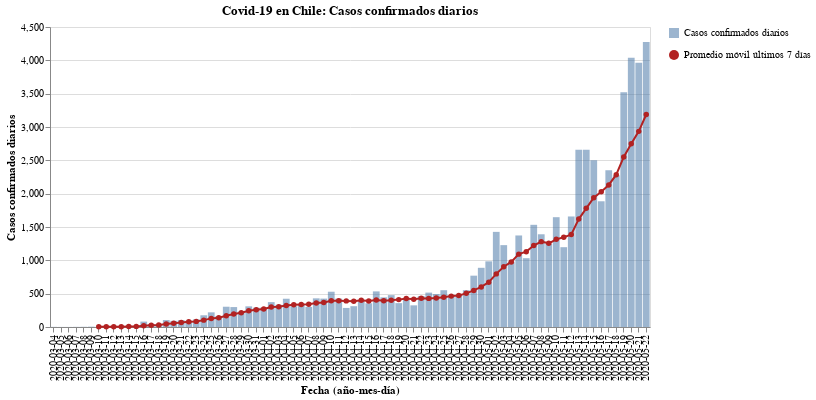

Notebook code for this chart:
### Code cell
#hide_input
bars = alt.Chart(new_cases).mark_bar(opacity=0.7).encode(
    x = alt.X('Dates:N', axis=alt.Axis(title='Fecha (año-mes-día)')),
    y = alt.Y('New_cases:Q', axis=alt.Axis(title='Casos confirmados diarios')),
    tooltip = ['Dates', 'New_cases'],
    opacity=alt.Opacity('Casos confirmados diarios', legend=alt.Legend(title=""))
)

line = alt.Chart(new_cases).mark_line(point={
      "filled": True,
      "fill": "firebrick"
    }, color='firebrick').encode(
    x=alt.X('Dates:N', axis=alt.Axis(title='Fecha (año-mes-día)')),
    y = alt.Y('Rolling:Q'),
    shape=alt.Shape('Promedio móvil últimos 7 días', legend=alt.Legend(title=""))
)

(bars + line).properties(
    title='Covid-19 en Chile: Casos confirmados diarios',
    width=600
)

### Figure 1 — Vega-Lite specification as saved in the notebook (floating-point values rounded to 4 significant figures)
{"config": {"view": {"continuousWidth": 400, "continuousHeight": 300}}, "layer": [{"mark": {"type": "bar", "opacity": 0.7}, "encoding": {"opacity": {"type": "nominal", "field": "Casos confirmados diarios", "legend": {"title": ""}}, "tooltip": [{"type": "nominal", "field": "Dates"}, {"type": "quantitative", "field": "New_cases"}], "x": {"type": "nominal", "axis": {"title": "Fecha (año-mes-día)"}, "field": "Dates"}, "y": {"type": "quantitative", "axis": {"title": "Casos confirmados diarios"}, "field": "New_cases"}}}, {"mark": {"type": "line", "color": "firebrick", "point": {"filled": true, "fill": "firebrick"}}, "encoding": {"shape": {"type": "nominal", "field": "Promedio móvil últimos 7 días", "legend": {"title": ""}}, "x": {"type": "nominal", "axis": {"title": "Fecha (año-mes-día)"}, "field": "Dates"}, "y": {"type": "quantitative", "field": "Rolling"}}}], "data": {"name": "data-3844eee21a1f5780a563b6cf9d84ff91"}, "title": "Covid-19 en Chile: Casos confirmados diarios", "width": 600, "$schema": "https://vega.github.io/schema/vega-lite/v4.8.1.json", "datasets": {"data-3844eee21a1f5780a563b6cf9d84ff91": [{"Dates": "2020-03-04", "New_cases": 2, "Rolling": null, "Casos confirmados diarios": "Casos confirmados diarios", "Promedio móvil últimos 7 días": "Promedio móvil últimos 7 días"}, {"Dates": "2020-03-05", "New_cases": 1, "Rolling": null, "Casos confirmados diarios": "Casos confirmados diarios", "Promedio móvil últimos 7 días": "Promedio móvil últimos 7 días"}, {"Dates": "2020-03-06", "New_cases": 1, "Rolling": null, "Casos confirmados diarios": "Casos confirmados diarios", "Promedio móvil últimos 7 días": "Promedio móvil últimos 7 días"}, {"Dates": "2020-03-07", "New_cases": 2, "Rolling": null, "Casos confirmados diarios": "Casos confirmados diarios", "Promedio móvil últimos 7 días": "Promedio móvil últimos 7 días"}, {"Dates": "2020-03-08", "New_cases": 3, "Rolling": null, "Casos confirmados diarios": "Casos confirmados diarios", "Promedio móvil últimos 7 días": "Promedio móvil últimos 7 días"}, {"Dates": "2020-03-09", "New_cases": 5, "Rolling": null, "Casos confirmados diarios": "Casos confirmados diarios", "Promedio móvil últimos 7 días": "Promedio móvil últimos 7 días"}, {"Dates": "2020-03-10", "New_cases": 2, "Rolling": 2.286, "Casos confirmados diarios": "Casos confirmados diarios", "Promedio móvil últimos 7 días": "Promedio móvil últimos 7 días"}, {"Dates": "2020-03-11", "New_cases": 6, "Rolling": 2.857, "Casos confirmados diarios": "Casos confirmados diarios", "Promedio móvil últimos 7 días": "Promedio móvil últimos 7 días"}, {"Dates": "2020-03-12", "New_cases": 10, "Rolling": 4.143, "Casos confirmados diarios": "Casos confirmados diarios", "Promedio móvil últimos 7 días": "Promedio móvil últimos 7 días"}, {"Dates": "2020-03-13", "New_cases": 10, "Rolling": 5.429, "Casos confirmados diarios": "Casos confirmados diarios", "Promedio móvil últimos 7 días": "Promedio móvil últimos 7 días"}, {"Dates": "2020-03-14", "New_cases": 18, "Rolling": 7.714, "Casos confirmados diarios": "Casos confirmados diarios", "Promedio móvil últimos 7 días": "Promedio móvil últimos 7 días"}, {"Dates": "2020-03-15", "New_cases": 14, "Rolling": 9.286, "Casos confirmados diarios": "Casos confirmados diarios", "Promedio móvil últimos 7 días": "Promedio móvil últimos 7 días"}, {"Dates": "2020-03-16", "New_cases": 81, "Rolling": 20.14, "Casos confirmados diarios": "Casos confirmados diarios", "Promedio móvil últimos 7 días": "Promedio móvil últimos 7 días"}, {"Dates": "2020-03-17", "New_cases": 45, "Rolling": 26.29, "Casos confirmados diarios": "Casos confirmados diarios", "Promedio móvil últimos 7 días": "Promedio móvil últimos 7 días"}, {"Dates": "2020-03-18", "New_cases": 37, "Rolling": 30.71, "Casos confirmados diarios": "Casos confirmados diarios", "Promedio móvil últimos 7 días": "Promedio móvil últimos 7 días"}, {"Dates": "2020-03-19", "New_cases": 104, "Rolling": 44.14, "Casos confirmados diarios": "Casos confirmados diarios", "Promedio móvil últimos 7 días": "Promedio móvil últimos 7 días"}, {"Dates": "2020-03-20", "New_cases": 92, "Rolling": 55.86, "Casos confirmados diarios": "Casos confirmados diarios", "Promedio móvil últimos 7 días": "Promedio móvil últimos 7 días"}, {"Dates": "2020-03-21", "New_cases": 103, "Rolling": 68.0, "Casos confirmados diarios": "Casos confirmados diarios", "Promedio móvil últimos 7 días": "Promedio móvil últimos 7 días"}, {"Dates": "2020-03-22", "New_cases": 95, "Rolling": 79.57, "Casos confirmados diarios": "Casos confirmados diarios", "Promedio móvil últimos 7 días": "Promedio móvil últimos 7 días"}, {"Dates": "2020-03-23", "New_cases": 114, "Rolling": 84.29, "Casos confirmados diarios": "Casos confirmados diarios", "Promedio móvil últimos 7 días": "Promedio móvil últimos 7 días"}, {"Dates": "2020-03-24", "New_cases": 176, "Rolling": 103.0, "Casos confirmados diarios": "Casos confirmados diarios", "Promedio móvil últimos 7 días": "Promedio móvil últimos 7 días"}, {"Dates": "2020-03-25", "New_cases": 220, "Rolling": 129.1, "Casos confirmados diarios": "Casos confirmados diarios", "Promedio móvil últimos 7 días": "Promedio móvil últimos 7 días"}, {"Dates": "2020-03-26", "New_cases": 164, "Rolling": 137.7, "Casos confirmados diarios": "Casos confirmados diarios", "Promedio móvil últimos 7 días": "Promedio móvil últimos 7 días"}, {"Dates": "2020-03-27", "New_cases": 304, "Rolling": 168.0, "Casos confirmados diarios": "Casos confirmados diarios", "Promedio móvil últimos 7 días": "Promedio móvil últimos 7 días"}, {"Dates": "2020-03-28", "New_cases": 299, "Rolling": 196.0, "Casos confirmados diarios": "Casos confirmados diarios", "Promedio móvil últimos 7 días": "Promedio móvil últimos 7 días"}, {"Dates": "2020-03-29", "New_cases": 230, "Rolling": 215.3, "Casos confirmados diarios": "Casos confirmados diarios", "Promedio móvil últimos 7 días": "Promedio móvil últimos 7 días"}, {"Dates": "2020-03-30", "New_cases": 310, "Rolling": 243.3, "Casos confirmados diarios": "Casos confirmados diarios", "Promedio móvil últimos 7 días": "Promedio móvil últimos 7 días"}, {"Dates": "2020-03-31", "New_cases": 289, "Rolling": 259.4, "Casos confirmados diarios": "Casos confirmados diarios", "Promedio móvil últimos 7 días": "Promedio móvil últimos 7 días"}, {"Dates": "2020-04-01", "New_cases": 293, "Rolling": 269.9, "Casos confirmados diarios": "Casos confirmados diarios", "Promedio móvil últimos 7 días": "Promedio móvil últimos 7 días"}, {"Dates": "2020-04-02", "New_cases": 373, "Rolling": 299.7, "Casos confirmados diarios": "Casos confirmados diarios", "Promedio móvil últimos 7 días": "Promedio móvil últimos 7 días"}, {"Dates": "2020-04-03", "New_cases": 333, "Rolling": 303.9, "Casos confirmados diarios": "Casos confirmados diarios", "Promedio móvil últimos 7 días": "Promedio móvil últimos 7 días"}, {"Dates": "2020-04-04", "New_cases": 424, "Rolling": 321.7, "Casos confirmados diarios": "Casos confirmados diarios", "Promedio móvil últimos 7 días": "Promedio móvil últimos 7 días"}, {"Dates": "2020-04-05", "New_cases": 310, "Rolling": 333.1, "Casos confirmados diarios": "Casos confirmados diarios", "Promedio móvil últimos 7 días": "Promedio móvil últimos 7 días"}, {"Dates": "2020-04-06", "New_cases": 344, "Rolling": 338.0, "Casos confirmados diarios": "Casos confirmados diarios", "Promedio móvil últimos 7 días": "Promedio móvil últimos 7 días"}, {"Dates": "2020-04-07", "New_cases": 301, "Rolling": 339.7, "Casos confirmados diarios": "Casos confirmados diarios", "Promedio móvil últimos 7 días": "Promedio móvil últimos 7 días"}, {"Dates": "2020-04-08", "New_cases": 430, "Rolling": 359.3, "Casos confirmados diarios": "Casos confirmados diarios", "Promedio móvil últimos 7 días": "Promedio móvil últimos 7 días"}, {"Dates": "2020-04-09", "New_cases": 426, "Rolling": 366.9, "Casos confirmados diarios": "Casos confirmados diarios", "Promedio móvil últimos 7 días": "Promedio móvil últimos 7 días"}, {"Dates": "2020-04-10", "New_cases": 529, "Rolling": 394.9, "Casos confirmados diarios": "Casos confirmados diarios", "Promedio móvil últimos 7 días": "Promedio móvil últimos 7 días"}, {"Dates": "2020-04-11", "New_cases": 426, "Rolling": 395.1, "Casos confirmados diarios": "Casos confirmados diarios", "Promedio móvil últimos 7 días": "Promedio móvil últimos 7 días"}, {"Dates": "2020-04-12", "New_cases": 286, "Rolling": 391.7, "Casos confirmados diarios": "Casos confirmados diarios", "Promedio móvil últimos 7 días": "Promedio móvil últimos 7 días"}, {"Dates": "2020-04-13", "New_cases": 312, "Rolling": 387.1, "Casos confirmados diarios": "Casos confirmados diarios", "Promedio móvil últimos 7 días": "Promedio móvil últimos 7 días"}, {"Dates": "2020-04-14", "New_cases": 392, "Rolling": 400.1, "Casos confirmados diarios": "Casos confirmados diarios", "Promedio móvil últimos 7 días": "Promedio móvil últimos 7 días"}, {"Dates": "2020-04-15", "New_cases": 356, "Rolling": 389.6, "Casos confirmados diarios": "Casos confirmados diarios", "Promedio móvil últimos 7 días": "Promedio móvil últimos 7 días"}, {"Dates": "2020-04-16", "New_cases": 534, "Rolling": 405.0, "Casos confirmados diarios": "Casos confirmados diarios", "Promedio móvil últimos 7 días": "Promedio móvil últimos 7 días"}, {"Dates": "2020-04-17", "New_cases": 445, "Rolling": 393.0, "Casos confirmados diarios": "Casos confirmados diarios", "Promedio móvil últimos 7 días": "Promedio móvil últimos 7 días"}, {"Dates": "2020-04-18", "New_cases": 478, "Rolling": 400.4, "Casos confirmados diarios": "Casos confirmados diarios", "Promedio móvil últimos 7 días": "Promedio móvil últimos 7 días"}, {"Dates": "2020-04-19", "New_cases": 358, "Rolling": 410.7, "Casos confirmados diarios": "Casos confirmados diarios", "Promedio móvil últimos 7 días": "Promedio móvil últimos 7 días"}, {"Dates": "2020-04-20", "New_cases": 419, "Rolling": 426.0, "Casos confirmados diarios": "Casos confirmados diarios", "Promedio móvil últimos 7 días": "Promedio móvil últimos 7 días"}, {"Dates": "2020-04-21", "New_cases": 325, "Rolling": 416.4, "Casos confirmados diarios": "Casos confirmados diarios", "Promedio móvil últimos 7 días": "Promedio móvil últimos 7 días"}, {"Dates": "2020-04-22", "New_cases": 464, "Rolling": 431.9, "Casos confirmados diarios": "Casos confirmados diarios", "Promedio móvil últimos 7 días": "Promedio móvil últimos 7 días"}, {"Dates": "2020-04-23", "New_cases": 516, "Rolling": 429.3, "Casos confirmados diarios": "Casos confirmados diarios", "Promedio móvil últimos 7 días": "Promedio móvil últimos 7 días"}, {"Dates": "2020-04-24", "New_cases": 494, "Rolling": 436.3, "Casos confirmados diarios": "Casos confirmados diarios", "Promedio móvil últimos 7 días": "Promedio móvil últimos 7 días"}, {"Dates": "2020-04-25", "New_cases": 552, "Rolling": 446.9, "Casos confirmados diarios": "Casos confirmados diarios", "Promedio móvil últimos 7 días": "Promedio móvil últimos 7 días"}, {"Dates": "2020-04-26", "New_cases": 473, "Rolling": 463.3, "Casos confirmados diarios": "Casos confirmados diarios", "Promedio móvil últimos 7 días": "Promedio móvil últimos 7 días"}, {"Dates": "2020-04-27", "New_cases": 482, "Rolling": 472.3, "Casos confirmados diarios": "Casos confirmados diarios", "Promedio móvil últimos 7 días": "Promedio móvil últimos 7 días"}, {"Dates": "2020-04-28", "New_cases": 552, "Rolling": 504.7, "Casos confirmados diarios": "Casos confirmados diarios", "Promedio móvil últimos 7 días": "Promedio móvil últimos 7 días"}, {"Dates": "2020-04-29", "New_cases": 770, "Rolling": 548.4, "Casos confirmados diarios": "Casos confirmados diarios", "Promedio móvil últimos 7 días": "Promedio móvil últimos 7 días"}, {"Dates": "2020-04-30", "New_cases": 888, "Rolling": 601.6, "Casos confirmados diarios": "Casos confirmados diarios", "Promedio móvil últimos 7 días": "Promedio móvil últimos 7 días"}, {"Dates": "2020-05-01", "New_cases": 985, "Rolling": 671.7, "Casos confirmados diarios": "Casos confirmados diarios", "Promedio móvil últimos 7 días": "Promedio móvil últimos 7 días"}, {"Dates": "2020-05-02", "New_cases": 1427, "Rolling": 796.7, "Casos confirmados diarios": "Casos confirmados diarios", "Promedio móvil últimos 7 días": "Promedio móvil últimos 7 días"}, {"Dates": "2020-05-03", "New_cases": 1228, "Rolling": 904.6, "Casos confirmados diarios": "Casos confirmados diarios", "Promedio móvil últimos 7 días": "Promedio móvil últimos 7 días"}, {"Dates": "2020-05-04", "New_cases": 980, "Rolling": 975.7, "Casos confirmados diarios": "Casos confirmados diarios", "Promedio móvil últimos 7 días": "Promedio móvil últimos 7 días"}, {"Dates": "2020-05-05", "New_cases": 1373, "Rolling": 1093.0, "Casos confirmados diarios": "Casos confirmados diarios", "Promedio móvil últimos 7 días": "Promedio móvil últimos 7 días"}, {"Dates": "2020-05-06", "New_cases": 1032, "Rolling": 1130.0, "Casos confirmados diarios": "Casos confirmados diarios", "Promedio móvil últimos 7 días": "Promedio móvil últimos 7 días"}, {"Dates": "2020-05-07", "New_cases": 1533, "Rolling": 1223.0, "Casos confirmados diarios": "Casos confirmados diarios", "Promedio móvil últimos 7 días": "Promedio móvil últimos 7 días"}, {"Dates": "2020-05-08", "New_cases": 1391, "Rolling": 1281.0, "Casos confirmados diarios": "Casos confirmados diarios", "Promedio móvil últimos 7 días": "Promedio móvil últimos 7 días"}, {"Dates": "2020-05-09", "New_cases": 1247, "Rolling": 1255.0, "Casos confirmados diarios": "Casos confirmados diarios", "Promedio móvil últimos 7 días": "Promedio móvil últimos 7 días"}, {"Dates": "2020-05-10", "New_cases": 1647, "Rolling": 1315.0, "Casos confirmados diarios": "Casos confirmados diarios", "Promedio móvil últimos 7 días": "Promedio móvil últimos 7 días"}, {"Dates": "2020-05-11", "New_cases": 1197, "Rolling": 1346.0, "Casos confirmados diarios": "Casos confirmados diarios", "Promedio móvil últimos 7 días": "Promedio móvil últimos 7 días"}, {"Dates": "2020-05-12", "New_cases": 1658, "Rolling": 1386.0, "Casos confirmados diarios": "Casos confirmados diarios", "Promedio móvil últimos 7 días": "Promedio móvil últimos 7 días"}, {"Dates": "2020-05-13", "New_cases": 2660, "Rolling": 1619.0, "Casos confirmados diarios": "Casos confirmados diarios", "Promedio móvil últimos 7 días": "Promedio móvil últimos 7 días"}, {"Dates": "2020-05-14", "New_cases": 2659, "Rolling": 1780.0, "Casos confirmados diarios": "Casos confirmados diarios", "Promedio móvil últimos 7 días": "Promedio móvil últimos 7 días"}, {"Dates": "2020-05-15", "New_cases": 2502, "Rolling": 1939.0, "Casos confirmados diarios": "Casos confirmados diarios", "Promedio móvil últimos 7 días": "Promedio móvil últimos 7 días"}, {"Dates": "2020-05-16", "New_cases": 1886, "Rolling": 2030.0, "Casos confirmados diarios": "Casos confirmados diarios", "Promedio móvil últimos 7 días": "Promedio móvil últimos 7 días"}, {"Dates": "2020-05-17", "New_cases": 2353, "Rolling": 2131.0, "Casos confirmados diarios": "Casos confirmados diarios", "Promedio móvil últimos 7 días": "Promedio móvil últimos 7 días"}, {"Dates": "2020-05-18", "New_cases": 2278, "Rolling": 2285.0, "Casos confirmados diarios": "Casos confirmados diarios", "Promedio móvil últimos 7 días": "Promedio móvil últimos 7 días"}, {"Dates": "2020-05-19", "New_cases": 3520, "Rolling": 2551.0, "Casos confirmados diarios": "Casos confirmados diarios", "Promedio móvil últimos 7 días": "Promedio móvil últimos 7 días"}, {"Dates": "2020-05-20", "New_cases": 4038, "Rolling": 2748.0, "Casos confirmados diarios": "Casos confirmados diarios", "Promedio móvil últimos 7 días": "Promedio móvil últimos 7 días"}, {"Dates": "2020-05-21", "New_cases": 3964, "Rolling": 2934.0, "Casos confirmados diarios": "Casos confirmados diarios", "Promedio móvil últimos 7 días": "Promedio móvil últimos 7 días"}, {"Dates": "2020-05-22", "New_cases": 4276, "Rolling": 3188.0, "Casos confirmados diarios": "Casos confirmados diarios", "Promedio móvil últimos 7 días": "Promedio móvil últimos 7 días"}]}}
